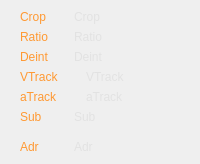
    <widget class="CSkinProgressWidget" name="m_CentralContainer1" native="true">
     <property name="sizePolicy">
      <sizepolicy hsizetype="Expanding" vsizetype="Expanding">
       <horstretch>0</horstretch>
       <verstretch>0</verstretch>
      </sizepolicy>
     </property>
     <property name="progress" stdset="0">
      <number>1</number>
     </property>
     <property name="borderInfo" stdset="0">
      <string notr="true">borderwidth=&quot;2&quot; roundcorner=&quot;0&quot; bordercolor=&quot;0xFFD0D0D0&quot; </string>
     </property>
     <layout class="QGridLayout" name="gridLayout_2" columnstretch="0,100">
      <property name="leftMargin">
       <number>20</number>
      </property>
      <property name="topMargin">
       <number>10</number>
      </property>
      <property name="rightMargin">
       <number>20</number>
      </property>
      <property name="bottomMargin">
       <number>10</number>
      </property>
      <property name="horizontalSpacing">
       <number>15</number>
      </property>
      <item row="8" column="1">
       <widget class="CSkinOneLineText" name="m_AddressVal">
        <property name="sizePolicy">
         <sizepolicy hsizetype="Expanding" vsizetype="Expanding">
          <horstretch>0</horstretch>
          <verstretch>0</verstretch>
         </sizepolicy>
        </property>
        <property name="palette">
         <palette>
          <active>
           <colorrole role="WindowText">
            <brush brushstyle="SolidPattern">
             <color alpha="255">
              <red>226</red>
              <green>226</green>
              <blue>226</blue>
             </color>
            </brush>
           </colorrole>
          </active>
          <inactive>
           <colorrole role="WindowText">
            <brush brushstyle="SolidPattern">
             <color alpha="255">
              <red>226</red>
              <green>226</green>
              <blue>226</blue>
             </color>
            </brush>
           </colorrole>
          </inactive>
          <disabled>
           <colorrole role="WindowText">
            <brush brushstyle="SolidPattern">
             <color alpha="255">
              <red>120</red>
              <green>120</green>
              <blue>120</blue>
             </color>
            </brush>
           </colorrole>
          </disabled>
         </palette>
        </property>
        <property name="text">
         <string>Adr</string>
        </property>
        <property name="addheight" stdset="0">
         <number>2</number>
        </property>
        <property name="brightness" stdset="0">
         <number>5</number>
        </property>
        <property name="rowLimit" stdset="0">
         <number>2</number>
        </property>
       </widget>
      </item>
      <item row="7" column="0">
       <spacer name="verticalSpacer_2">
        <property name="orientation">
         <enum>Qt::Vertical</enum>
        </property>
        <property name="sizeHint" stdset="0">
         <size>
          <width>20</width>
          <height>10</height>
         </size>
        </property>
       </spacer>
      </item>
      <item row="3" column="0">
       <widget class="CSkinOneLineText" name="m_VTrackName">
        <property name="sizePolicy">
         <sizepolicy hsizetype="Expanding" vsizetype="Expanding">
          <horstretch>0</horstretch>
          <verstretch>0</verstretch>
         </sizepolicy>
        </property>
        <property name="palette">
         <palette>
          <active>
           <colorrole role="WindowText">
            <brush brushstyle="SolidPattern">
             <color alpha="255">
              <red>255</red>
              <green>153</green>
              <blue>51</blue>
             </color>
            </brush>
           </colorrole>
          </active>
          <inactive>
           <colorrole role="WindowText">
            <brush brushstyle="SolidPattern">
             <color alpha="255">
              <red>255</red>
              <green>153</green>
              <blue>51</blue>
             </color>
            </brush>
           </colorrole>
          </inactive>
          <disabled>
           <colorrole role="WindowText">
            <brush brushstyle="SolidPattern">
             <color alpha="255">
              <red>120</red>
              <green>120</green>
              <blue>120</blue>
             </color>
            </brush>
           </colorrole>
          </disabled>
         </palette>
        </property>
        <property name="text">
         <string>VTrack</string>
        </property>
        <property name="addheight" stdset="0">
         <number>0</number>
        </property>
       </widget>
      </item>
      <item row="8" column="0">
       <widget class="CSkinOneLineText" name="m_AddressName">
        <property name="sizePolicy">
         <sizepolicy hsizetype="Expanding" vsizetype="Expanding">
          <horstretch>0</horstretch>
          <verstretch>0</verstretch>
         </sizepolicy>
        </property>
        <property name="palette">
         <palette>
          <active>
           <colorrole role="WindowText">
            <brush brushstyle="SolidPattern">
             <color alpha="255">
              <red>255</red>
              <green>153</green>
              <blue>51</blue>
             </color>
            </brush>
           </colorrole>
          </active>
          <inactive>
           <colorrole role="WindowText">
            <brush brushstyle="SolidPattern">
             <color alpha="255">
              <red>255</red>
              <green>153</green>
              <blue>51</blue>
             </color>
            </brush>
           </colorrole>
          </inactive>
          <disabled>
           <colorrole role="WindowText">
            <brush brushstyle="SolidPattern">
             <color alpha="255">
              <red>120</red>
              <green>120</green>
              <blue>120</blue>
             </color>
            </brush>
           </colorrole>
          </disabled>
         </palette>
        </property>
        <property name="text">
         <string>Adr</string>
        </property>
        <property name="addheight" stdset="0">
         <number>2</number>
        </property>
        <property name="brightness" stdset="0">
         <number>5</number>
        </property>
        <property name="rowLimit" stdset="0">
         <number>0</number>
        </property>
       </widget>
      </item>
      <item row="1" column="1">
       <widget class="CSkinOneLineText" name="m_RatioVal">
        <property name="sizePolicy">
         <sizepolicy hsizetype="Expanding" vsizetype="Expanding">
          <horstretch>0</horstretch>
          <verstretch>0</verstretch>
         </sizepolicy>
        </property>
        <property name="palette">
         <palette>
          <active>
           <colorrole role="WindowText">
            <brush brushstyle="SolidPattern">
             <color alpha="255">
              <red>226</red>
              <green>226</green>
              <blue>226</blue>
             </color>
            </brush>
           </colorrole>
          </active>
          <inactive>
           <colorrole role="WindowText">
            <brush brushstyle="SolidPattern">
             <color alpha="255">
              <red>226</red>
              <green>226</green>
              <blue>226</blue>
             </color>
            </brush>
           </colorrole>
          </inactive>
          <disabled>
           <colorrole role="WindowText">
            <brush brushstyle="SolidPattern">
             <color alpha="255">
              <red>120</red>
              <green>120</green>
              <blue>120</blue>
             </color>
            </brush>
           </colorrole>
          </disabled>
         </palette>
        </property>
        <property name="text">
         <string>Ratio</string>
        </property>
        <property name="addheight" stdset="0">
         <number>1</number>
        </property>
       </widget>
      </item>
      <item row="3" column="1">
       <layout class="QHBoxLayout" name="horizontalLayout_24">
        <property name="spacing">
         <number>12</number>
        </property>
        <item>
         <widget class="CSkinProgressWidget" name="m_VCodecInfo" native="true">
          <property name="borderInfo" stdset="0">
           <string notr="true">borderwidth=&quot;0&quot; roundcorner=&quot;0&quot; bordercolor=&quot;0xD0CCFFCC&quot; </string>
          </property>
          <layout class="QHBoxLayout" name="horizontalLayout_14">
           <property name="spacing">
            <number>0</number>
           </property>
           <property name="leftMargin">
            <number>0</number>
           </property>
           <property name="topMargin">
            <number>0</number>
           </property>
           <property name="rightMargin">
            <number>0</number>
           </property>
           <property name="bottomMargin">
            <number>0</number>
           </property>
           <item>
            <widget class="COsdImage" name="m_VCodecInfoImg" native="true">
             <property name="imageParamsList" stdset="0">
              <stringlist notr="true">
               <string>id=&quot;avc1&quot; src=&quot;img/osd/infopanel/codecs/video/avc1.png&quot;</string>
               <string>id=&quot;div4&quot; src=&quot;img/osd/infopanel/codecs/video/div4.png&quot;</string>
               <string>id=&quot;divx&quot; src=&quot;img/osd/infopanel/codecs/video/divx.png&quot;</string>
               <string>id=&quot;dx50&quot; src=&quot;img/osd/infopanel/codecs/video/dx50.png&quot;</string>
               <string>id=&quot;h264&quot; src=&quot;img/osd/infopanel/codecs/video/h264.png&quot;</string>
               <string>id=&quot;mpgv&quot; src=&quot;img/osd/infopanel/codecs/video/mpgv.png&quot;</string>
               <string>id=&quot;wmv2&quot; src=&quot;img/osd/infopanel/codecs/video/wmv2.png&quot;</string>
               <string>id=&quot;wmv3&quot; src=&quot;img/osd/infopanel/codecs/video/wmv3.png&quot;</string>
               <string>id=&quot;wvc1&quot; src=&quot;img/osd/infopanel/codecs/video/wvc1.png&quot;</string>
               <string>id=&quot;xvid&quot; src=&quot;img/osd/infopanel/codecs/video/xvid.png&quot;</string>
               <string>id=&quot;mp42&quot; src=&quot;img/osd/infopanel/codecs/video/mp42.png&quot;</string>
               <string>id=&quot;div3&quot; src=&quot;img/osd/infopanel/codecs/video/div3.png&quot;</string>
               <string>id=&quot;mp43&quot; src=&quot;img/osd/infopanel/codecs/video/mp43.png&quot;</string>
              </stringlist>
             </property>
            </widget>
           </item>
          </layout>
         </widget>
        </item>
        <item>
         <widget class="CSkinOneLineText" name="m_VTrackVal">
          <property name="sizePolicy">
           <sizepolicy hsizetype="Expanding" vsizetype="Expanding">
            <horstretch>0</horstretch>
            <verstretch>0</verstretch>
           </sizepolicy>
          </property>
          <property name="palette">
           <palette>
            <active>
             <colorrole role="WindowText">
              <brush brushstyle="SolidPattern">
               <color alpha="255">
                <red>226</red>
                <green>226</green>
                <blue>226</blue>
               </color>
              </brush>
             </colorrole>
            </active>
            <inactive>
             <colorrole role="WindowText">
              <brush brushstyle="SolidPattern">
               <color alpha="255">
                <red>226</red>
                <green>226</green>
                <blue>226</blue>
               </color>
              </brush>
             </colorrole>
            </inactive>
            <disabled>
             <colorrole role="WindowText">
              <brush brushstyle="SolidPattern">
               <color alpha="255">
                <red>120</red>
                <green>120</green>
                <blue>120</blue>
               </color>
              </brush>
             </colorrole>
            </disabled>
           </palette>
          </property>
          <property name="text">
           <string>VTrack</string>
          </property>
          <property name="addheight" stdset="0">
           <number>1</number>
          </property>
          <property name="rowLimit" stdset="0">
           <number>0</number>
          </property>
         </widget>
        </item>
       </layout>
      </item>
      <item row="0" column="0">
       <widget class="CSkinOneLineText" name="m_CropName">
        <property name="sizePolicy">
         <sizepolicy hsizetype="Expanding" vsizetype="Expanding">
          <horstretch>0</horstretch>
          <verstretch>0</verstretch>
         </sizepolicy>
        </property>
        <property name="palette">
         <palette>
          <active>
           <colorrole role="WindowText">
            <brush brushstyle="SolidPattern">
             <color alpha="255">
              <red>255</red>
              <green>153</green>
              <blue>51</blue>
             </color>
            </brush>
           </colorrole>
          </active>
          <inactive>
           <colorrole role="WindowText">
            <brush brushstyle="SolidPattern">
             <color alpha="255">
              <red>255</red>
              <green>153</green>
              <blue>51</blue>
             </color>
            </brush>
           </colorrole>
          </inactive>
          <disabled>
           <colorrole role="WindowText">
            <brush brushstyle="SolidPattern">
             <color alpha="255">
              <red>120</red>
              <green>120</green>
              <blue>120</blue>
             </color>
            </brush>
           </colorrole>
          </disabled>
         </palette>
        </property>
        <property name="text">
         <string>Crop</string>
        </property>
        <property name="addheight" stdset="0">
         <number>0</number>
        </property>
       </widget>
      </item>
      <item row="4" column="0">
       <widget class="CSkinOneLineText" name="m_ATrackName">
        <property name="sizePolicy">
         <sizepolicy hsizetype="Expanding" vsizetype="Expanding">
          <horstretch>0</horstretch>
          <verstretch>0</verstretch>
         </sizepolicy>
        </property>
        <property name="palette">
         <palette>
          <active>
           <colorrole role="WindowText">
            <brush brushstyle="SolidPattern">
             <color alpha="255">
              <red>255</red>
              <green>153</green>
              <blue>51</blue>
             </color>
            </brush>
           </colorrole>
          </active>
          <inactive>
           <colorrole role="WindowText">
            <brush brushstyle="SolidPattern">
             <color alpha="255">
              <red>255</red>
              <green>153</green>
              <blue>51</blue>
             </color>
            </brush>
           </colorrole>
          </inactive>
          <disabled>
           <colorrole role="WindowText">
            <brush brushstyle="SolidPattern">
             <color alpha="255">
              <red>120</red>
              <green>120</green>
              <blue>120</blue>
             </color>
            </brush>
           </colorrole>
          </disabled>
         </palette>
        </property>
        <property name="text">
         <string>aTrack</string>
        </property>
        <property name="addheight" stdset="0">
         <number>0</number>
        </property>
       </widget>
      </item>
      <item row="2" column="1">
       <widget class="CSkinOneLineText" name="m_DeintVal">
        <property name="sizePolicy">
         <sizepolicy hsizetype="Expanding" vsizetype="Expanding">
          <horstretch>0</horstretch>
          <verstretch>0</verstretch>
         </sizepolicy>
        </property>
        <property name="palette">
         <palette>
          <active>
           <colorrole role="WindowText">
            <brush brushstyle="SolidPattern">
             <color alpha="255">
              <red>226</red>
              <green>226</green>
              <blue>226</blue>
             </color>
            </brush>
           </colorrole>
          </active>
          <inactive>
           <colorrole role="WindowText">
            <brush brushstyle="SolidPattern">
             <color alpha="255">
              <red>226</red>
              <green>226</green>
              <blue>226</blue>
             </color>
            </brush>
           </colorrole>
          </inactive>
          <disabled>
           <colorrole role="WindowText">
            <brush brushstyle="SolidPattern">
             <color alpha="255">
              <red>120</red>
              <green>120</green>
              <blue>120</blue>
             </color>
            </brush>
           </colorrole>
          </disabled>
         </palette>
        </property>
        <property name="text">
         <string>Deint</string>
        </property>
        <property name="addheight" stdset="0">
         <number>1</number>
        </property>
       </widget>
      </item>
      <item row="4" column="1">
       <layout class="QHBoxLayout" name="horizontalLayout_23">
        <property name="spacing">
         <number>12</number>
        </property>
        <item>
         <widget class="CSkinProgressWidget" name="m_ACodecInfo" native="true">
          <property name="sizePolicy">
           <sizepolicy hsizetype="Fixed" vsizetype="Preferred">
            <horstretch>0</horstretch>
            <verstretch>0</verstretch>
           </sizepolicy>
          </property>
          <property name="borderInfo" stdset="0">
           <string notr="true">borderwidth=&quot;0&quot; roundcorner=&quot;2&quot; bordercolor=&quot;0xD0CCFFCC&quot; </string>
          </property>
          <layout class="QHBoxLayout" name="horizontalLayout_15">
           <property name="spacing">
            <number>0</number>
           </property>
           <property name="leftMargin">
            <number>0</number>
           </property>
           <property name="topMargin">
            <number>0</number>
           </property>
           <property name="rightMargin">
            <number>0</number>
           </property>
           <property name="bottomMargin">
            <number>0</number>
           </property>
           <item>
            <widget class="COsdImage" name="m_ACodecInfoImg" native="true">
             <property name="imageParamsList" stdset="0">
              <stringlist notr="true">
               <string>id=&quot;adts&quot; src=&quot;img/osd/infopanel/codecs/audio/adts.png&quot;</string>
               <string>id=&quot;mp3&quot; src=&quot;img/osd/infopanel/codecs/audio/mp3.png&quot;</string>
               <string>id=&quot;mp4a&quot; src=&quot;img/osd/infopanel/codecs/audio/mp4a.png&quot;</string>
               <string>id=&quot;mpga&quot; src=&quot;img/osd/infopanel/codecs/audio/mpga.png&quot;</string>
               <string>id=&quot;wma&quot; src=&quot;img/osd/infopanel/codecs/audio/wma.png&quot;</string>
               <string>id=&quot;wma2&quot; src=&quot;img/osd/infopanel/codecs/audio/wma2.png&quot;</string>
               <string>id=&quot;wma3&quot; src=&quot;img/osd/infopanel/codecs/audio/wma3.png&quot;</string>
               <string>id=&quot;a52&quot; src=&quot;img/osd/infopanel/codecs/audio/a52.png&quot;</string>
              </stringlist>
             </property>
            </widget>
           </item>
          </layout>
         </widget>
        </item>
        <item>
         <widget class="CSkinOneLineText" name="m_ATrackVal">
          <property name="sizePolicy">
           <sizepolicy hsizetype="Expanding" vsizetype="Expanding">
            <horstretch>0</horstretch>
            <verstretch>0</verstretch>
           </sizepolicy>
          </property>
          <property name="palette">
           <palette>
            <active>
             <colorrole role="WindowText">
              <brush brushstyle="SolidPattern">
               <color alpha="255">
                <red>226</red>
                <green>226</green>
                <blue>226</blue>
               </color>
              </brush>
             </colorrole>
            </active>
            <inactive>
             <colorrole role="WindowText">
              <brush brushstyle="SolidPattern">
               <color alpha="255">
                <red>226</red>
                <green>226</green>
                <blue>226</blue>
               </color>
              </brush>
             </colorrole>
            </inactive>
            <disabled>
             <colorrole role="WindowText">
              <brush brushstyle="SolidPattern">
               <color alpha="255">
                <red>120</red>
                <green>120</green>
                <blue>120</blue>
               </color>
              </brush>
             </colorrole>
            </disabled>
           </palette>
          </property>
          <property name="text">
           <string>aTrack</string>
          </property>
          <property name="addheight" stdset="0">
           <number>1</number>
          </property>
          <property name="rowLimit" stdset="0">
           <number>0</number>
          </property>
         </widget>
        </item>
       </layout>
      </item>
      <item row="1" column="0">
       <widget class="CSkinOneLineText" name="m_RatioName">
        <property name="sizePolicy">
         <sizepolicy hsizetype="Expanding" vsizetype="Expanding">
          <horstretch>0</horstretch>
          <verstretch>0</verstretch>
         </sizepolicy>
        </property>
        <property name="palette">
         <palette>
          <active>
           <colorrole role="WindowText">
            <brush brushstyle="SolidPattern">
             <color alpha="255">
              <red>255</red>
              <green>153</green>
              <blue>51</blue>
             </color>
            </brush>
           </colorrole>
          </active>
          <inactive>
           <colorrole role="WindowText">
            <brush brushstyle="SolidPattern">
             <color alpha="255">
              <red>255</red>
              <green>153</green>
              <blue>51</blue>
             </color>
            </brush>
           </colorrole>
          </inactive>
          <disabled>
           <colorrole role="WindowText">
            <brush brushstyle="SolidPattern">
             <color alpha="255">
              <red>120</red>
              <green>120</green>
              <blue>120</blue>
             </color>
            </brush>
           </colorrole>
          </disabled>
         </palette>
        </property>
        <property name="text">
         <string>Ratio</string>
        </property>
        <property name="addheight" stdset="0">
         <number>0</number>
        </property>
       </widget>
      </item>
      <item row="0" column="1">
       <widget class="CSkinOneLineText" name="m_CropVal">
        <property name="sizePolicy">
         <sizepolicy hsizetype="Expanding" vsizetype="Expanding">
          <horstretch>0</horstretch>
          <verstretch>0</verstretch>
         </sizepolicy>
        </property>
        <property name="palette">
         <palette>
          <active>
           <colorrole role="WindowText">
            <brush brushstyle="SolidPattern">
             <color alpha="255">
              <red>226</red>
              <green>226</green>
              <blue>226</blue>
             </color>
            </brush>
           </colorrole>
          </active>
          <inactive>
           <colorrole role="WindowText">
            <brush brushstyle="SolidPattern">
             <color alpha="255">
              <red>226</red>
              <green>226</green>
              <blue>226</blue>
             </color>
            </brush>
           </colorrole>
          </inactive>
          <disabled>
           <colorrole role="WindowText">
            <brush brushstyle="SolidPattern">
             <color alpha="255">
              <red>120</red>
              <green>120</green>
              <blue>120</blue>
             </color>
            </brush>
           </colorrole>
          </disabled>
         </palette>
        </property>
        <property name="text">
         <string>Crop</string>
        </property>
        <property name="addheight" stdset="0">
         <number>1</number>
        </property>
       </widget>
      </item>
      <item row="2" column="0">
       <widget class="CSkinOneLineText" name="m_DeintName">
        <property name="sizePolicy">
         <sizepolicy hsizetype="Expanding" vsizetype="Expanding">
          <horstretch>0</horstretch>
          <verstretch>0</verstretch>
         </sizepolicy>
        </property>
        <property name="palette">
         <palette>
          <active>
           <colorrole role="WindowText">
            <brush brushstyle="SolidPattern">
             <color alpha="255">
              <red>255</red>
              <green>153</green>
              <blue>51</blue>
             </color>
            </brush>
           </colorrole>
          </active>
          <inactive>
           <colorrole role="WindowText">
            <brush brushstyle="SolidPattern">
             <color alpha="255">
              <red>255</red>
              <green>153</green>
              <blue>51</blue>
             </color>
            </brush>
           </colorrole>
          </inactive>
          <disabled>
           <colorrole role="WindowText">
            <brush brushstyle="SolidPattern">
             <color alpha="255">
              <red>120</red>
              <green>120</green>
              <blue>120</blue>
             </color>
            </brush>
           </colorrole>
          </disabled>
         </palette>
        </property>
        <property name="text">
         <string>Deint</string>
        </property>
        <property name="addheight" stdset="0">
         <number>0</number>
        </property>
       </widget>
      </item>
      <item row="5" column="0">
       <widget class="CSkinOneLineText" name="m_STrackName">
        <property name="sizePolicy">
         <sizepolicy hsizetype="Expanding" vsizetype="Expanding">
          <horstretch>0</horstretch>
          <verstretch>0</verstretch>
         </sizepolicy>
        </property>
        <property name="palette">
         <palette>
          <active>
           <colorrole role="WindowText">
            <brush brushstyle="SolidPattern">
             <color alpha="255">
              <red>255</red>
              <green>153</green>
              <blue>51</blue>
             </color>
            </brush>
           </colorrole>
          </active>
          <inactive>
           <colorrole role="WindowText">
            <brush brushstyle="SolidPattern">
             <color alpha="255">
              <red>255</red>
              <green>153</green>
              <blue>51</blue>
             </color>
            </brush>
           </colorrole>
          </inactive>
          <disabled>
           <colorrole role="WindowText">
            <brush brushstyle="SolidPattern">
             <color alpha="255">
              <red>120</red>
              <green>120</green>
              <blue>120</blue>
             </color>
            </brush>
           </colorrole>
          </disabled>
         </palette>
        </property>
        <property name="text">
         <string>Sub</string>
        </property>
        <property name="addheight" stdset="0">
         <number>0</number>
        </property>
       </widget>
      </item>
      <item row="5" column="1">
       <widget class="CSkinOneLineText" name="m_STrackVal">
        <property name="sizePolicy">
         <sizepolicy hsizetype="Expanding" vsizetype="Expanding">
          <horstretch>0</horstretch>
          <verstretch>0</verstretch>
         </sizepolicy>
        </property>
        <property name="palette">
         <palette>
          <active>
           <colorrole role="WindowText">
            <brush brushstyle="SolidPattern">
             <color alpha="255">
              <red>226</red>
              <green>226</green>
              <blue>226</blue>
             </color>
            </brush>
           </colorrole>
          </active>
          <inactive>
           <colorrole role="WindowText">
            <brush brushstyle="SolidPattern">
             <color alpha="255">
              <red>226</red>
              <green>226</green>
              <blue>226</blue>
             </color>
            </brush>
           </colorrole>
          </inactive>
          <disabled>
           <colorrole role="WindowText">
            <brush brushstyle="SolidPattern">
             <color alpha="255">
              <red>120</red>
              <green>120</green>
              <blue>120</blue>
             </color>
            </brush>
           </colorrole>
          </disabled>
         </palette>
        </property>
        <property name="text">
         <string>Sub</string>
        </property>
        <property name="addheight" stdset="0">
         <number>1</number>
        </property>
       </widget>
      </item>
     </layout>
    </widget>
